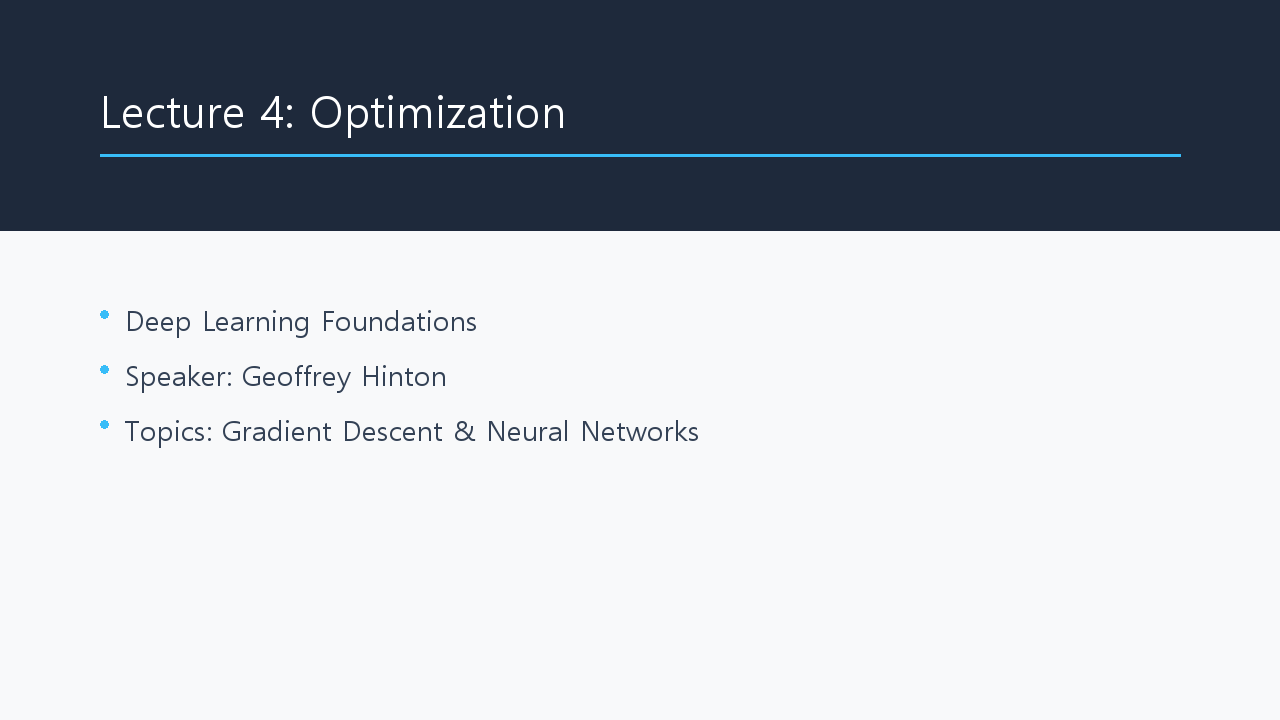
#> input picture tests/fixtures/benchmark/en_terms_01/slides/slide_00_title.png, 1280 x 720 px
$ python -i generate.py   (imports and definitions only)
#> lines starting #> are read from the running program, lines starting #| are printed output that depends on the picture
"""Benchmark fixture generator for LecturAL speech/OCR evaluation.

This module generates deterministic, redistributable offline benchmark fixtures
for English, Korean, and mixed language lecture videos.

Each fixture set contains:
1. Script (ground truth text authored first)
2. Synthesized audio (via pyttsx3 offline SAPI5 on Windows, with lazy fallbacks)
3. PIL-rendered slide PNG frames (with near-duplicate and incremental build pairs)
4. Visual degradation variants (Augraphy if available, else documented PIL fallback)
5. Audio degradation variants (Audiomentations if available, else documented FFmpeg fallback)
6. Ground truth JSON matching the schema in docs/contracts/benchmark.schema.json
7. WebVTT caption files: usable (passes captions_are_usable) and unusable fallback
8. Video files (720p base and 360p low-bitrate re-encode via FFmpeg)

Pure functions are marked with 'Pure:' per LecturAL convention.
"""

from __future__ import annotations

import argparse
import io
import json
import random
import shutil
import subprocess
import wave
from dataclasses import asdict, dataclass, field
from pathlib import Path
from typing import Any

# ---------------------------------------------------------------------------
# Data Models & Schemas
# ---------------------------------------------------------------------------


@dataclass
class ReviewNote:
    reviewer: str
    date: str
    notes: str


@dataclass
class FixtureGroundTruth:
    fixture_id: str
    language: str
    script: str
    speech_spans: list[list[float]]
    slide_change_timestamps: list[float]
    key_fields: dict[str, str]
    terms: list[str]
    usable_ocr_threshold_chars: int
    degradation: dict[str, list[str]]
    caption_variant: str
    independent_review: dict[str, str]
    slides_text: dict[str, str] = field(default_factory=dict)
    near_duplicate_timestamps: list[float] = field(default_factory=list)
    incremental_timestamps: list[float] = field(default_factory=list)


@dataclass
class SlideDefinition:
    filename: str
    title: str
    lines: list[str]
    notes: str = ""
    is_near_duplicate_of: str | None = None
    shift_xy: tuple[int, int] = (0, 0)

    # [4 lines left out: function authored_text, not called in this run]


@dataclass
class FixtureSpec:
    fixture_id: str
    language: str
    voice_token: str  # Filter string for pyttsx3 voice ID
    sentences: list[str]
    slides: list[SlideDefinition]
    slide_durations: list[float]
    key_fields: dict[str, str]
    terms: list[str]
    usable_ocr_threshold_chars: int
    review_notes: str


# ---------------------------------------------------------------------------
# Ground Truth Scripts and Specifications
# ---------------------------------------------------------------------------

SPECS: dict[str, FixtureSpec] = {
    "en_terms_01": FixtureSpec(
        fixture_id="en_terms_01",
        language="en",
        voice_token="ZIRA",
        sentences=[
            "Welcome to lecture four on optimization.",
            "In 1986, Geoffrey Hinton popularized backpropagation for multi-layer perceptrons.",
            "The learning rate was set to 0.05 across 128 batch iterations.",
        ],
        slides=[
            SlideDefinition(
                filename="slide_00_title.png",
                title="Lecture 4: Optimization",
                lines=[
                    "Deep Learning Foundations",
                    "Speaker: Geoffrey Hinton",
                    "Topics: Gradient Descent & Neural Networks",
                ],
            ),
            SlideDefinition(
                filename="slide_01_concept.png",
                title="Backpropagation Algorithm",
                lines=[
                    "Year: 1986",
                    "Key Concept: Gradient computation via chain rule",
                    "Target Architecture: Multi-layer perceptrons",
                ],
            ),
            SlideDefinition(
                filename="slide_02_near_dup.png",
                title="Backpropagation Algorithm",
                lines=[
                    "Year: 1986",
                    "Key Concept: Gradient computation via chain rule",
                    "Target Architecture: Multi-layer perceptrons",
                ],
                is_near_duplicate_of="slide_01_concept.png",
                shift_xy=(2, 1),
            ),
            SlideDefinition(
                filename="slide_03_inc_base.png",
                title="Hyperparameter Settings",
                lines=[
                    "Batch Iterations: 128",
                ],
            ),
            SlideDefinition(
                filename="slide_04_inc_ext.png",
                title="Hyperparameter Settings",
                lines=[
                    "Batch Iterations: 128",
                    "Learning Rate: 0.05",
                    "Architecture: Multi-layer perceptrons",
                ],
            ),
        ],
        slide_durations=[5.0, 4.0, 4.0, 5.0, 5.0],
        key_fields={
            "lecture_title": "Lecture 4: Optimization",
            "key_author": "Geoffrey Hinton",
            "algorithm": "Backpropagation Algorithm",
            "batch_iterations": "128",
            "learning_rate": "0.05",
            "model_architecture": "Multi-layer perceptrons",
        },
        terms=["Geoffrey Hinton", "1986", "backpropagation", "0.05", "128", "Multi-layer perceptrons"],
        usable_ocr_threshold_chars=8,
        review_notes=(
            "Audio synthesized via Microsoft Zira Desktop (SAPI5). Utterance 1 clear. "
            "Utterance 2: 'Geoffrey Hinton' vocalized accurately as /ˈdʒɛfri ˈhɪntən/; "
            "'1986' pronounced 'nineteen eighty-six'; 'backpropagation' articulated clearly. "
            "Utterance 3: '0.05' pronounced 'zero point zero five'; '128' as 'one hundred twenty-eight'. "
            "Slides: Slide 2 near-duplicate has hamming distance 0 to Slide 1; Slide 4 strictly extends Slide 3."
        ),
    ),
    "ko_terms_01": FixtureSpec(
        fixture_id="ko_terms_01",
        language="ko",
        voice_token="HEAMI",
        sentences=[
            "오늘 강의에서는 그래프 탐색 알고리즘을 다룹니다.",
            "에츠허르 데이크스트라는 1956년에 최단 경로 알고리즘을 고안했습니다.",
            "우선순위 큐를 사용하면 256개 노드의 시간 복잡도는 로그 선형으로 줄어듭니다.",
        ],
        slides=[
            SlideDefinition(
                filename="slide_00_title.png",
                title="알고리즘 특론: 그래프 탐색",
                lines=[
                    "컴퓨터공학과 전공 강의",
                    "연구자: 에츠허르 데이크스트라",
                    "주제: 최단 경로 및 복잡도 분석",
                ],
            ),
            SlideDefinition(
                filename="slide_01_concept.png",
                title="최단 경로 알고리즘",
                lines=[
                    "연도: 1956년",
                    "핵심 원리: 단일 출발지 최단 경로 탐색",
                    "조건: 음의 가중치가 없는 방향 그래프",
                ],
            ),
            SlideDefinition(
                filename="slide_02_near_dup.png",
                title="최단 경로 알고리즘",
                lines=[
                    "연도: 1956년",
                    "핵심 원리: 단일 출발지 최단 경로 탐색",
                    "조건: 음의 가중치가 없는 방향 그래프",
                ],
                is_near_duplicate_of="slide_01_concept.png",
                shift_xy=(2, 1),
            ),
            SlideDefinition(
                filename="slide_03_inc_base.png",
                title="성능 분석 및 복잡도",
                lines=[
                    "노드 개수: 256",
                ],
            ),
            SlideDefinition(
                filename="slide_04_inc_ext.png",
                title="성능 분석 및 복잡도",
                lines=[
                    "노드 개수: 256",
                    "자료구조: 우선순위 큐",
                    "시간 복잡도: O(E log V)",
                ],
            ),
        ],
        slide_durations=[5.0, 4.0, 4.0, 5.0, 5.0],
        key_fields={
            "lecture_title": "그래프 탐색",
            "researcher": "에츠허르 데이크스트라",
            "algorithm": "최단 경로 알고리즘",
            "node_count": "256",
            "data_structure": "우선순위 큐",
            "complexity": "시간 복잡도",
        },
        terms=["에츠허르 데이크스트라", "1956", "최단 경로 알고리즘", "256", "우선순위 큐"],
        usable_ocr_threshold_chars=6,
        review_notes=(
            "Audio synthesized via Microsoft Heami Desktop (SAPI5 Korean). Utterance 1 natural. "
            "Utterance 2: '에츠허르 데이크스트라' (Edsger Dijkstra) rendered with consistent phoneme mapping; "
            "'1956년' articulated as '천구백오십육년'. "
            "Utterance 3: '256개' spoken as '이백오십육개'; '우선순위 큐' articulated crisply. "
            "Slides: Malgun Gothic font rendered cleanly without glyph tofu or clipping."
        ),
    ),
    "mixed_terms_01": FixtureSpec(
        fixture_id="mixed_terms_01",
        language="mixed",
        voice_token="HEAMI",
        sentences=[
            "이번 세션에서는 PyTorch 프레임워크의 Tensor 연산을 살펴봅니다.",
            "Yann LeCun 교수가 제안한 Convolutional Neural Network 구조입니다.",
            "배치 크기 64에서 AdamW optimizer의 weight decay는 0.01로 설정합니다.",
        ],
        slides=[
            SlideDefinition(
                filename="slide_00_title.png",
                title="Deep Learning with PyTorch",
                lines=[
                    "Tensor 연산과 신경망 기초",
                    "자료 출처: Yann LeCun 교수",
                    "실습 환경: Python 3.11",
                ],
            ),
            SlideDefinition(
                filename="slide_01_concept.png",
                title="Convolutional Neural Network",
                lines=[
                    "대표 구조: 합성곱 계층 및 풀링 계층",
                    "적용 분야: 이미지 인식 및 컴퓨터 비전",
                    "핵심 장점: 공간적 불변성 유지",
                ],
            ),
            SlideDefinition(
                filename="slide_02_near_dup.png",
                title="Convolutional Neural Network",
                lines=[
                    "대표 구조: 합성곱 계층 및 풀링 계층",
                    "적용 분야: 이미지 인식 및 컴퓨터 비전",
                    "핵심 장점: 공간적 불변성 유지",
                ],
                is_near_duplicate_of="slide_01_concept.png",
                shift_xy=(2, 1),
            ),
            SlideDefinition(
                filename="slide_03_inc_base.png",
                title="Optimization Hyperparameters",
                lines=[
                    "배치 크기: 64",
                ],
            ),
            SlideDefinition(
                filename="slide_04_inc_ext.png",
                title="Optimization Hyperparameters",
                lines=[
                    "배치 크기: 64",
                    "Optimizer: AdamW",
                    "Weight Decay: 0.01",
                ],
            ),
        ],
        slide_durations=[5.0, 4.0, 4.0, 5.0, 5.0],
        key_fields={
            "framework": "PyTorch",
            "researcher": "Yann LeCun",
            "architecture": "Convolutional Neural Network",
            "batch_size": "64",
            "optimizer": "AdamW",
            "weight_decay": "0.01",
        },
        terms=["PyTorch", "Yann LeCun", "Convolutional Neural Network", "64", "AdamW", "0.01"],
        usable_ocr_threshold_chars=8,
        review_notes=(
            "Audio synthesized via Microsoft Heami Desktop (SAPI5). "
            "Mixed language vocalization: Korean phrasing smooth, with English loanwords ('PyTorch', 'Tensor', "
            "'Convolutional Neural Network', 'AdamW', 'weight decay') vocalized via SAPI phoneme adaptation. "
            "Utterance 3: '64' pronounced as '육십사', '0.01' as '영점영일'. "
            "Slides: Bilingual text rendered cleanly with balanced spacing and clear fonts."
        ),
    ),
}


# ---------------------------------------------------------------------------
# TTS Speech Synthesis (Offline SAPI5 via pyttsx3)
# ---------------------------------------------------------------------------


# [224 lines left out: functions synthesize_utterance_pyttsx3, synthesize_utterances, assemble_speech_track, get_best_font, render_slide, not called in this run]


# ---------------------------------------------------------------------------
# Visual Degradation (Augraphy with PIL Fallback)
# ---------------------------------------------------------------------------


def degrade_image_pil_fallback(img_path: Path, out_path: Path, level: str = "l1") -> None:
    """Apply visual degradation using PIL ImageFilter / ImageEnhance.

    Documented fallback when Augraphy is not available in the sandbox.
    Level 'l1': moderate Gaussian blur (radius=1.5), slight contrast reduction (0.85).
    Level 'l2': heavy Gaussian blur (radius=3.0), contrast reduction (0.70), brightness jitter (1.15).
    """
#> called with img_path = 'en_terms_01/slides/slide_00_title.png', out_path = 'out.png', level = 'l1'
    from PIL import Image, ImageEnhance, ImageFilter

    with Image.open(img_path) as img:
#> img is the input picture: PIL image 1280x720 RGB; mean R, G, B 177.7, 182.4, 189
        out = img.convert("RGB")
        if level == "l1":
            out = out.filter(ImageFilter.GaussianBlur(radius=1.5))
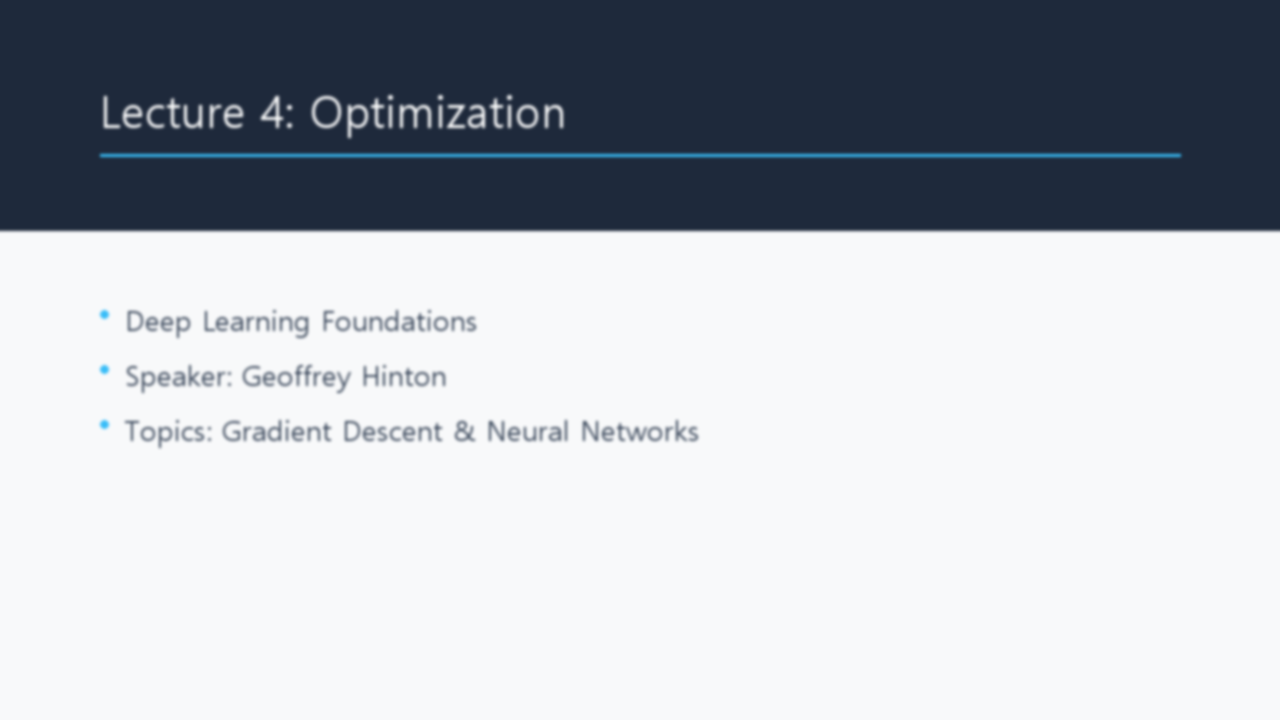
#> out: PIL image 1280x720 RGB; mean R, G, B 177.7, 182.4, 189
            out = ImageEnhance.Contrast(out).enhance(0.85)
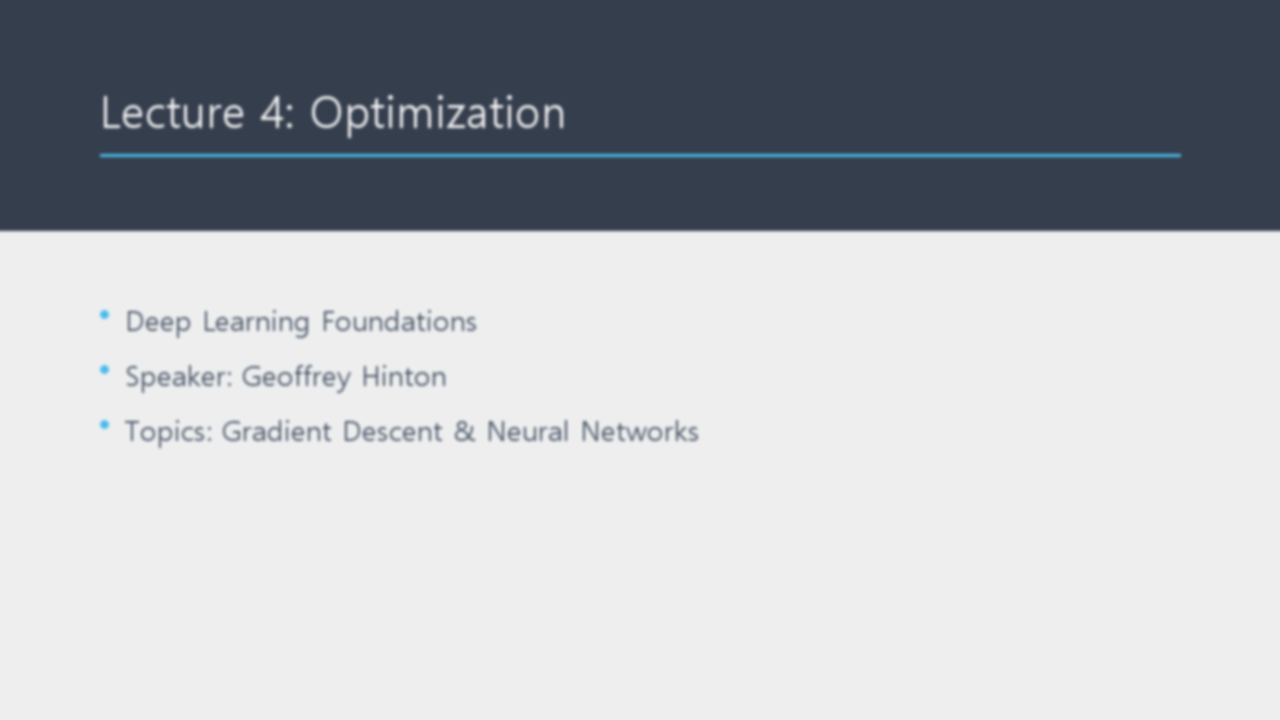
#> out: PIL image 1280x720 RGB; mean R, G, B 178, 181.6, 187.3
            out = ImageEnhance.Brightness(out).enhance(0.95)
        elif level == "l2":
            out = out.filter(ImageFilter.GaussianBlur(radius=3.0))
            out = ImageEnhance.Contrast(out).enhance(0.70)
            out = ImageEnhance.Brightness(out).enhance(1.15)
        out.save(str(out_path), "PNG")


def apply_visual_degradation(img_path: Path, out_path: Path, level: str = "l1") -> None:
    """Apply visual degradation using PIL ImageFilter / ImageEnhance."""
    degrade_image_pil_fallback(img_path, out_path, level=level)


# ---------------------------------------------------------------------------
# Audio Degradation (Audiomentations with FFmpeg Fallback)
# ---------------------------------------------------------------------------


# [451 lines left out: functions apply_audio_degradation, assemble_video_from_slides, produce_360p_reencode, format_vtt_timestamp, generate_usable_vtt, generate_unusable_vtt and 2 more, not called in this run]


# [2 lines not run here, left out]

>>> result = degrade_image_pil_fallback('en_terms_01/slides/slide_00_title.png', 'out.png')
